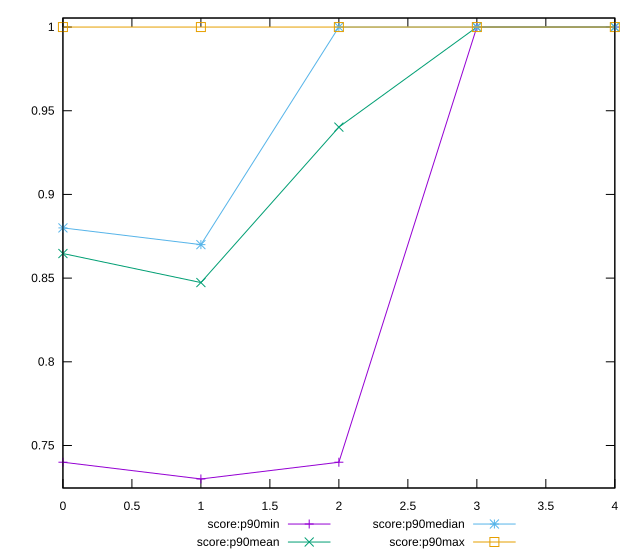

Write gnuplot code to recreate this figure.
reset

$scoreP90Min <<EOF
0 0.74
1 0.73
2 0.74
3 1
4 1
EOF

$scoreP90Mean <<EOF
0 0.8646808510638297
1 0.8473404255319151
2 0.9402127659574467
3 1
4 1
EOF

$scoreP90Median <<EOF
0 0.88
1 0.87
2 1
3 1
4 1
EOF

$scoreP90Max <<EOF
0 1
1 1
2 1
3 1
4 1
EOF

set key outside below
set xrange [0:4]
set yrange [0.7246:1.0054]
set trange [0.7246:1.0054]
set terminal svg size 640, 560 enhanced background rgb 'white'
set output "report_00015_2021-02-09T16-11-33.973Z/offscreen-images/progression/score.svg"

plot $scoreP90Min title "score:p90min" with linespoints, \
     $scoreP90Mean title "score:p90mean" with linespoints, \
     $scoreP90Median title "score:p90median" with linespoints, \
     $scoreP90Max title "score:p90max" with linespoints

reset
